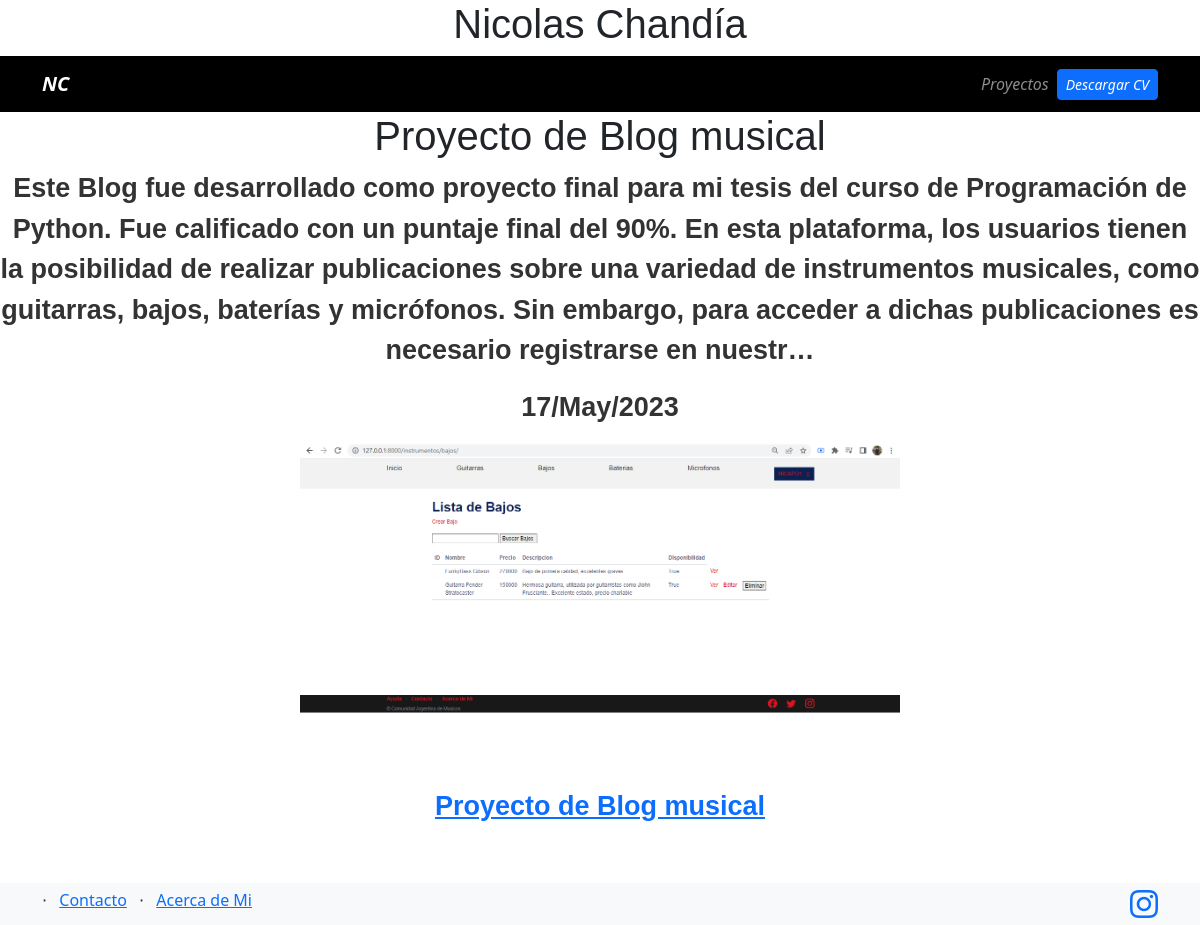
Screenshot of /blog/ with the database file from the repository.
### blog/models.py (models this page shows)
class Post(models.Model):
    titulo = models.CharField(max_length=100)
    descripcion = models.TextField()
    imagenes = models.ImageField(upload_to='blog/images')
    date = models.DateField(datetime.date.today)

### blog/views.py (the view)
# urls.py: path('',render_post,name='posts'),
def render_post(request):
    posts = Post.objects.all()
    return render(request,'posts.html',{'posts':posts})

### blog/templates/posts.html
{% extends 'layout.html' %}
{%block content%}
{% for post in posts %}
    <h1>{{post.titulo}}</h1>
    <p>{{post.descripcion|safe|truncatechars:400}}</p>
    <p>{{post.date|date:"d/M/Y"}}<p>
    <img src="{{post.imagenes.url}}" alt="{{post.titulo}}" style="width:50%;">
    <br>
    <br>
    <a href="{% url 'blog:post_detail' post.id %}">{{post.titulo}}</a>
{% endfor%}
{%endblock%}

### portfolio/templates/layout.html (shortened to what this page needs)
{% load static %}
<!DOCTYPE html>
<html lang="en">
<head>
    <link href="https://cdn.jsdelivr.net/npm/bootstrap@5.3.0/dist/css/bootstrap.min.css" rel="stylesheet">
    <link href="https://cdn.jsdelivr.net/npm/bootstrap-icons@1.5.0/font/bootstrap-icons.css" rel="stylesheet" type="text/css" />
    <link rel="stylesheet" media="screen" href="{% static 'portfolio/main.css' %}">
</head>
<body>
    <h1>Nicolas Chandía</h1>
    {% include 'partials/navbar.html' %}
    {%block content%}
    {%endblock%}
</body>
<br>
<br>
<footer class="footer bg-light">
  <div class="container">
      <div class="row">
          <div class="col-lg-6 h-100 text-center text-lg-start my-auto">
              <ul class="list-inline mb-2">
                  <li class="list-inline-item">⋅</li>
                  <li class="list-inline-item"><a href="https://api.whatsapp.com/send/?phone=5492613031547&text&type=phone_number&app_absent=0">Contacto</a></li>
                  <li class="list-inline-item">⋅</li>
                  <li class="list-inline-item"><a href="about">Acerca de Mi</a></li>
              </ul>
          </div>
          <div class="col-lg-6 h-100 text-center text-lg-end my-auto">
              <ul class="list-inline mb-0">
                  <li class="list-inline-item">
                      <a href="https://www.instagram.com/maxx._.power/"><i class="bi-instagram fs-3"></i></a>
                  </li>
              </ul>
          </div>
      </div>
  </div>
</footer>
</html>

### portfolio/templates/partials/navbar.html (shortened to what this page needs)
{%load static %}
<link href="https://cdn.jsdelivr.net/npm/bootstrap@5.3.0/dist/css/bootstrap.min.css" rel="stylesheet">
<nav class="navbar navbar-expand-lg navbar-dark bg-black">
  <div class="container">
    <a class="navbar-brand fw-bold fst-italic" href="/">NC</a>
    <div class="collapse navbar-collapse fst-italic" id="navbarNav">
      <ul class="navbar-nav ms-auto">
        <li class="nav-item">
          <a class="nav-link" href="{% url 'blog:posts' %}">Proyectos</a>
        </li>
        <li class="nav-item d-flex align-items-center">
          <a class="btn btn-primary btn-sm" href="{% static 'portfolio/cv.pdf'%}" target= "_blank" >Descargar CV</a>
        </li>
      </ul>
    </div>
  </div>
</nav>

### static/portfolio/main.css (style rules this page uses)
body { background: #090909; }
.bg-black { background: #000; }

### portfolio/templates/layout.html (style rules this page uses)
h1 { font-family: BankGothic Lt BT, sans-serif; font-size: 27px; font-weight: bold; color: #333333; text-align: center; }
p { font-family: Georgia, sans-serif; font-size: 27px; font-weight: bold; color: #333333; text-align: center; }

### rows the page displays
Post: titulo "Proyecto de Blog musical", descripcion "Este Blog fue desarrollado como proyecto final para mi tesis del curso de Programación de Python. Fue calificado con un puntaje final del 90%. En esta plataforma, los usuarios tienen la posibilidad de realizar publicaciones sobre una variedad de instrumentos musicales, como guitarras, bajos, baterías y micrófonos. Sin embargo, para acceder a dichas publicaciones es necesario registrarse en nuestr…", date "17/May/2023", imagenes (picture)
